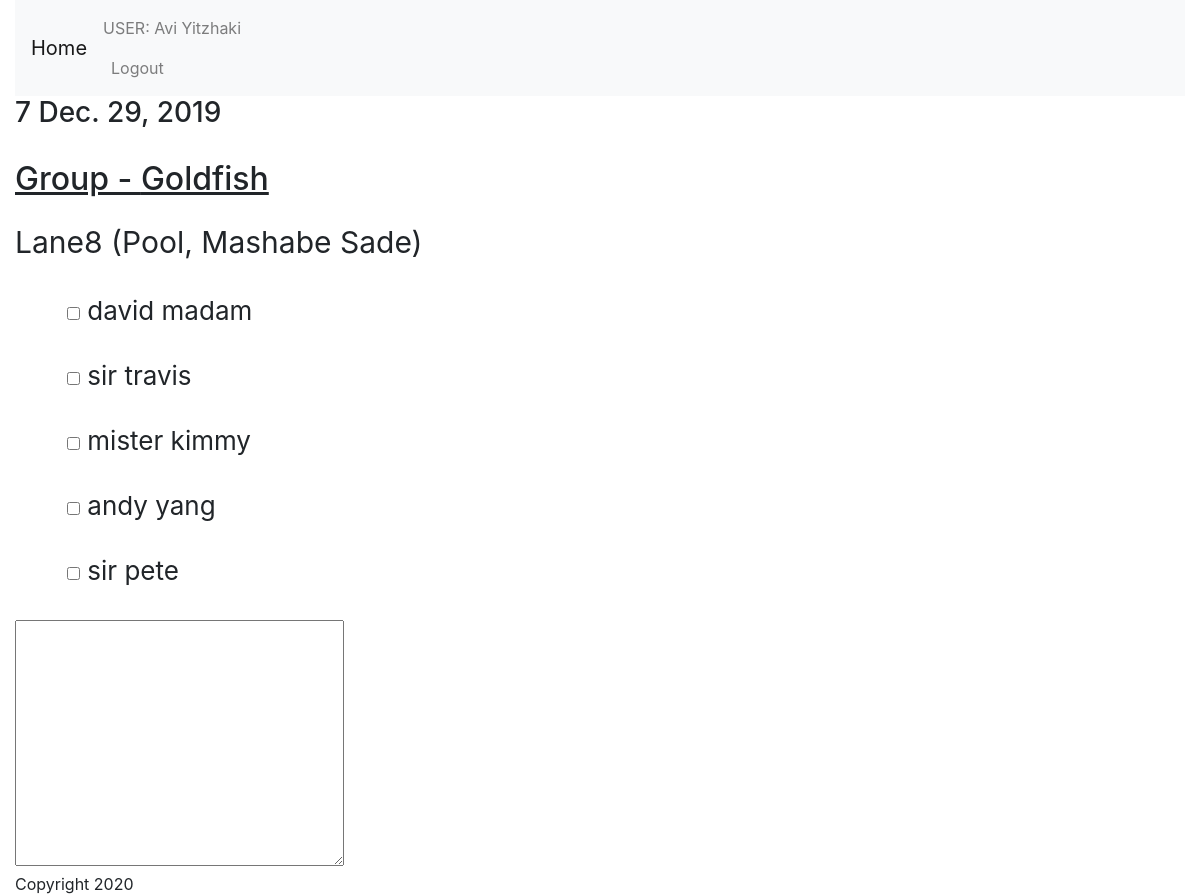
Screenshot of /swimming/training/25/ (signed in) with the database file from the repository.
### swimming/models.py (models this page shows)
class Coach(models.Model):
    user = models.OneToOneField(User, on_delete = models.PROTECT)
    first_name = models.CharField(max_length = 200)
    last_name = models.CharField(max_length = 200)
    gender = models.CharField(max_length = 200)
    def __str__(self):
        return f"{self.first_name} {self.last_name}"

class Training(models.Model):
    group = models.ForeignKey(Group, on_delete = models.PROTECT, related_name = "trainings")
    number = models.IntegerField()
    content = models.TextField()
    day = models.IntegerField()
    start_date_time = models.DateTimeField()
    length = models.IntegerField(default = 45)
    facility = models.ForeignKey(Facility, on_delete = models.PROTECT, related_name = "trainings")
    active = models.BooleanField(default = True)

class Group(models.Model):
    class Level(models.IntegerChoices):
        PRE_SWIM = 1, _('Pre_swim'),
        BEGGINERS = 2, _('Begginers'),
        ADVANCED = 3, _('Advanced'),
        COMPETATIVE = 4, _('Competative')
    class AgeGroup(models.IntegerChoices):
        FIVE_TO_SEVEN = 1, _('5-7')
        EIGHT_TO_TWELVE = 2, _('8-12')
        THIRTEEN_TO_EIGHTEEN = 3, _('13-18')
        ABOVE_EIGHTEEN = 4, _('18+')
    name = models.CharField(max_length = 200)
    capacity = models.IntegerField(null = True)
    level = models.IntegerField(choices = Level.choices)
    age_group = models.IntegerField(choices = AgeGroup.choices)
    coach = models.ForeignKey(Coach, on_delete = models.PROTECT, related_name = "groups")
    def __str__(self):
        return self.name.title()

class Facility(models.Model):
    description = models.CharField(max_length = 200)
    capacity = models.IntegerField()
    location = models.CharField(max_length = 200)
    def __str__(self):
        return self.description

class Trainee(models.Model):
    first_name = models.CharField(max_length = 20)
    last_name = models.CharField(max_length = 30)
    gender = models.CharField(max_length = 20)
    birth_date = models.DateField(null = True)
    group = models.ForeignKey(Group, on_delete = models.PROTECT, related_name = "trainees")
    def __str__(self):
        return f"{self.first_name} {self.last_name}"

### swimming/views.py (the view)
# urls.py: path('training/<int:training_id>/', views.trainings_detail, name = 'trainings_detail'),
@login_required
def trainings_detail(request, training_id):
    training = get_object_or_404(Training, pk=training_id, group__coach__user=request.user)
    return render(request, "swimming/training.html", {
        "training": training,
    })

### swimming/templates/swimming/training.html (shortened to what this page needs)
{% extends "base.html" %}
{% block content %}
    <h3>{{ training.start_date_time.isoweekday }} {{ training.start_date_time.date }}</h3>
    <dl>
        <dt><h2><u>Group - {{ training.group }}</u></h2></dt>
        <p>{{ training.facility }} ({{ training.facility.location }})</p>
        {% for member in training.group.trainees.all %}
            <dd><input type="checkbox"> {{ member }}</dd>
        {% endfor %}
    </dl>
    <div>
        <textarea name="training-content" rows="10" cols="30">{{ training.content }}</textarea>
    </div>
{% endblock %}

### swimming/templates/base.html (shortened to what this page needs)
{% load static %}
<!doctype html>
<html>
<head>
    <link rel="stylesheet"
          href="{% static "vendor/bootstrap/css/bootstrap.css" %}">
    <link rel="stylesheet" href="{% static "css/style.css" %}">
</head>
<body>
<div class="container-fluid">
    <nav class="navbar navbar-light bg-light navbar-expand">
        <a class="navbar-brand" href="{% url "swimming:coach_page" %}">Home</a>
    <div class="collapse navbar-collapse" id="navbarSupportedContent">
        <ul class="navbar-nav">
            <li class="nav-item">
                {% if user.is_authenticated %}
                    <span class="navbar-text">
                        USER: {{ user.coach }}
                </span>
                    <a class="nav-link" href="{% url "logout" %}">
                        Logout
                    </a>
                {% else %}
                    <a class="nav-link" href="{% url "login" %}">
                        Login
                    </a>
                {% endif %}
            </li>
        </ul>
    </div>
    </nav>
    {% block content %}PO TIDCHUF CONTENT{% endblock %}
    <footer>
        Copyright 2020
    </footer>
</div>
</body>
</html>

### swimming/static/css/style.css (style rules this page uses)
dl { font-size: 30px; display: block; margin-top: 1em; margin-bottom: 1em; margin-left: 0; margin-right: 0; }
dt { margin-bottom: 1em; margin-top: 1em; font-size: 22px; }
dd { margin-top: 1em; margin-left: 2em; font-size: 26px; }

### rows the page displays
Training: start_date_time.isoweekday "7", start_date_time "Dec. 29, 2019", group "Goldfish", facility "Lane8", facility.location "Pool, Mashabe Sade"
Trainee: first_name+last_name "david madam"
Trainee: first_name+last_name "sir travis"
Trainee: first_name+last_name "mister kimmy"
Trainee: first_name+last_name "andy yang"
Trainee: first_name+last_name "sir pete"

### other values shown
{{ user.coach }} "Avi Yitzhaki"
